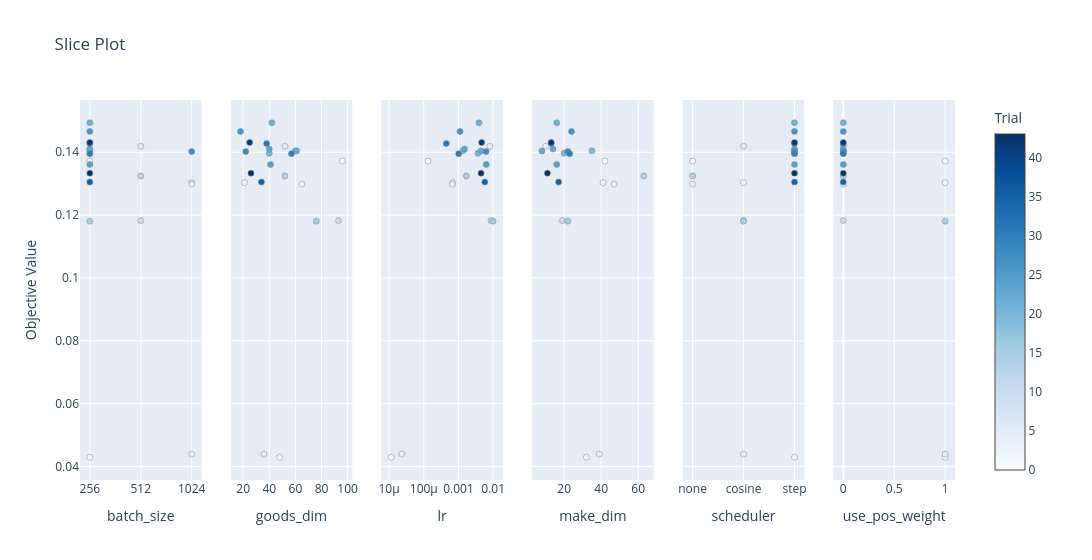

Source (notebook cell):
### Code cell
plot_slice(study)

### Figure 1 — Plotly figure (JSON) as saved in the notebook; plotly's stock layout.template omitted (floating-point values rounded to 4 significant figures)
{"data": [{"marker": {"color": [0, 1, 2, 3, 4, 5, 10, 14, 15, 19, 20, 21, 22, 23, 24, 26, 28, 30, 31, 35, 42, 43], "colorbar": {"title": {"text": "Trial"}, "x": 1, "xpad": 40}, "colorscale": [[0, "rgb(247,251,255)"], [0.125, "rgb(222,235,247)"], [0.25, "rgb(198,219,239)"], [0.375, "rgb(158,202,225)"], [0.5, "rgb(107,174,214)"], [0.625, "rgb(66,146,198)"], [0.75, "rgb(33,113,181)"], [0.875, "rgb(8,81,156)"], [1, "rgb(8,48,107)"]], "line": {"color": "Grey", "width": 0.5}, "showscale": true}, "mode": "markers", "name": "Feasible Trial", "showlegend": false, "type": "scatter", "x": [256, 256, 1024, 1024, 1024, 512, 512, 512, 256, 256, 256, 256, 256, 256, 256, 256, 1024, 256, 256, 256, 256, 256], "xaxis": "x", "y": [0.1372, 0.04293, 0.1303, 0.1299, 0.04392, 0.1419, 0.1183, 0.1325, 0.1181, 0.1405, 0.1397, 0.1494, 0.1404, 0.141, 0.1361, 0.1466, 0.1402, 0.1396, 0.1428, 0.1305, 0.1431, 0.1334], "yaxis": "y"}, {"marker": {"color": [0, 1, 2, 3, 4, 5, 10, 14, 15, 19, 20, 21, 22, 23, 24, 26, 28, 30, 31, 35, 42, 43], "colorbar": {"title": {"text": "Trial"}, "x": 1, "xpad": 40}, "colorscale": [[0, "rgb(247,251,255)"], [0.125, "rgb(222,235,247)"], [0.25, "rgb(198,219,239)"], [0.375, "rgb(158,202,225)"], [0.5, "rgb(107,174,214)"], [0.625, "rgb(66,146,198)"], [0.75, "rgb(33,113,181)"], [0.875, "rgb(8,81,156)"], [1, "rgb(8,48,107)"]], "line": {"color": "Grey", "width": 0.5}, "showscale": false}, "mode": "markers", "name": "Feasible Trial", "showlegend": false, "type": "scatter", "x": [96, 48, 21, 65, 36, 52, 93, 52, 76, 61, 40, 42, 60, 40, 41, 18, 22, 57, 38, 34, 25, 26], "xaxis": "x2", "y": [0.1372, 0.04293, 0.1303, 0.1299, 0.04392, 0.1419, 0.1183, 0.1325, 0.1181, 0.1405, 0.1397, 0.1494, 0.1404, 0.141, 0.1361, 0.1466, 0.1402, 0.1396, 0.1428, 0.1305, 0.1431, 0.1334], "yaxis": "y2"}, {"marker": {"color": [0, 1, 2, 3, 4, 5, 10, 14, 15, 19, 20, 21, 22, 23, 24, 26, 28, 30, 31, 35, 42, 43], "colorbar": {"title": {"text": "Trial"}, "x": 1, "xpad": 40}, "colorscale": [[0, "rgb(247,251,255)"], [0.125, "rgb(222,235,247)"], [0.25, "rgb(198,219,239)"], [0.375, "rgb(158,202,225)"], [0.5, "rgb(107,174,214)"], [0.625, "rgb(66,146,198)"], [0.75, "rgb(33,113,181)"], [0.875, "rgb(8,81,156)"], [1, "rgb(8,48,107)"]], "line": {"color": "Grey", "width": 0.5}, "showscale": false}, "mode": "markers", "name": "Feasible Trial", "showlegend": false, "type": "scatter", "x": [0.0001329, 1.153e-05, 0.0006848, 0.0006647, 2.323e-05, 0.008105, 0.008679, 0.001687, 0.009956, 0.001352, 0.003634, 0.003906, 0.004452, 0.001502, 0.006333, 0.001108, 0.00626, 0.001016, 0.0004456, 0.005748, 0.004665, 0.00449], "xaxis": "x3", "y": [0.1372, 0.04293, 0.1303, 0.1299, 0.04392, 0.1419, 0.1183, 0.1325, 0.1181, 0.1405, 0.1397, 0.1494, 0.1404, 0.141, 0.1361, 0.1466, 0.1402, 0.1396, 0.1428, 0.1305, 0.1431, 0.1334], "yaxis": "y3"}, {"marker": {"color": [0, 1, 2, 3, 4, 5, 10, 14, 15, 19, 20, 21, 22, 23, 24, 26, 28, 30, 31, 35, 42, 43], "colorbar": {"title": {"text": "Trial"}, "x": 1, "xpad": 40}, "colorscale": [[0, "rgb(247,251,255)"], [0.125, "rgb(222,235,247)"], [0.25, "rgb(198,219,239)"], [0.375, "rgb(158,202,225)"], [0.5, "rgb(107,174,214)"], [0.625, "rgb(66,146,198)"], [0.75, "rgb(33,113,181)"], [0.875, "rgb(8,81,156)"], [1, "rgb(8,48,107)"]], "line": {"color": "Grey", "width": 0.5}, "showscale": false}, "mode": "markers", "name": "Feasible Trial", "showlegend": false, "type": "scatter", "x": [42, 32, 41, 47, 39, 10, 19, 63, 22, 35, 20, 16, 8, 14, 16, 24, 22, 23, 13, 17, 13, 11], "xaxis": "x4", "y": [0.1372, 0.04293, 0.1303, 0.1299, 0.04392, 0.1419, 0.1183, 0.1325, 0.1181, 0.1405, 0.1397, 0.1494, 0.1404, 0.141, 0.1361, 0.1466, 0.1402, 0.1396, 0.1428, 0.1305, 0.1431, 0.1334], "yaxis": "y4"}, {"marker": {"color": [0, 1, 2, 3, 4, 5, 10, 14, 15, 19, 20, 21, 22, 23, 24, 26, 28, 30, 31, 35, 42, 43], "colorbar": {"title": {"text": "Trial"}, "x": 1, "xpad": 40}, "colorscale": [[0, "rgb(247,251,255)"], [0.125, "rgb(222,235,247)"], [0.25, "rgb(198,219,239)"], [0.375, "rgb(158,202,225)"], [0.5, "rgb(107,174,214)"], [0.625, "rgb(66,146,198)"], [0.75, "rgb(33,113,181)"], [0.875, "rgb(8,81,156)"], [1, "rgb(8,48,107)"]], "line": {"color": "Grey", "width": 0.5}, "showscale": false}, "mode": "markers", "name": "Feasible Trial", "showlegend": false, "type": "scatter", "x": ["none", "step", "cosine", "none", "cosine", "cosine", "cosine", "none", "cosine", "step", "step", "step", "step", "step", "step", "step", "step", "step", "step", "step", "step", "step"], "xaxis": "x5", "y": [0.1372, 0.04293, 0.1303, 0.1299, 0.04392, 0.1419, 0.1183, 0.1325, 0.1181, 0.1405, 0.1397, 0.1494, 0.1404, 0.141, 0.1361, 0.1466, 0.1402, 0.1396, 0.1428, 0.1305, 0.1431, 0.1334], "yaxis": "y5"}, {"marker": {"color": [0, 1, 2, 3, 4, 5, 10, 14, 15, 19, 20, 21, 22, 23, 24, 26, 28, 30, 31, 35, 42, 43], "colorbar": {"title": {"text": "Trial"}, "x": 1, "xpad": 40}, "colorscale": [[0, "rgb(247,251,255)"], [0.125, "rgb(222,235,247)"], [0.25, "rgb(198,219,239)"], [0.375, "rgb(158,202,225)"], [0.5, "rgb(107,174,214)"], [0.625, "rgb(66,146,198)"], [0.75, "rgb(33,113,181)"], [0.875, "rgb(8,81,156)"], [1, "rgb(8,48,107)"]], "line": {"color": "Grey", "width": 0.5}, "showscale": false}, "mode": "markers", "name": "Feasible Trial", "showlegend": false, "type": "scatter", "x": [1, 1, 1, 0, 1, 0, 0, 0, 1, 0, 0, 0, 0, 0, 0, 0, 0, 0, 0, 0, 0, 0], "xaxis": "x6", "y": [0.1372, 0.04293, 0.1303, 0.1299, 0.04392, 0.1419, 0.1183, 0.1325, 0.1181, 0.1405, 0.1397, 0.1494, 0.1404, 0.141, 0.1361, 0.1466, 0.1402, 0.1396, 0.1428, 0.1305, 0.1431, 0.1334], "yaxis": "y6"}], "layout": {"title": {"text": "Slice Plot"}, "width": 1800, "xaxis": {"anchor": "y", "categoryarray": [256, 512, 1024], "categoryorder": "array", "domain": [0, 0.1389], "title": {"text": "batch_size"}, "type": "category"}, "xaxis2": {"anchor": "y2", "domain": [0.1722, 0.3111], "title": {"text": "goods_dim"}}, "xaxis3": {"anchor": "y3", "domain": [0.3444, 0.4833], "title": {"text": "lr"}, "type": "log"}, "xaxis4": {"anchor": "y4", "domain": [0.5167, 0.6556], "title": {"text": "make_dim"}}, "xaxis5": {"anchor": "y5", "categoryarray": ["none", "cosine", "step"], "categoryorder": "array", "domain": [0.6889, 0.8278], "title": {"text": "scheduler"}, "type": "category"}, "xaxis6": {"anchor": "y6", "domain": [0.8611, 1], "title": {"text": "use_pos_weight"}}, "yaxis": {"anchor": "x", "domain": [0, 1], "title": {"text": "Objective Value"}}, "yaxis2": {"anchor": "x2", "domain": [0, 1], "matches": "y", "showticklabels": false}, "yaxis3": {"anchor": "x3", "domain": [0, 1], "matches": "y", "showticklabels": false}, "yaxis4": {"anchor": "x4", "domain": [0, 1], "matches": "y", "showticklabels": false}, "yaxis5": {"anchor": "x5", "domain": [0, 1], "matches": "y", "showticklabels": false}, "yaxis6": {"anchor": "x6", "domain": [0, 1], "matches": "y", "showticklabels": false}}}
